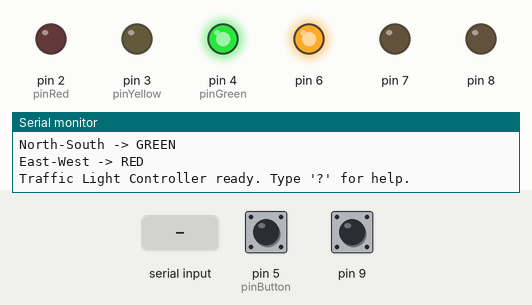
The sketch below on a simulated Arduino Uno, built with avr-gcc and run on an emulated ATmega328P. On the bench: output pins drawn as LEDs (lit = HIGH), the last lines printed to the serial monitor. Inputs (shaded band) come from the test bench; at power-on: pin 5 (pinButton) HIGH, pin 9 HIGH.

Above: at 1.2 s.
1.3 s: "4" received over Serial
At 2.4 s:
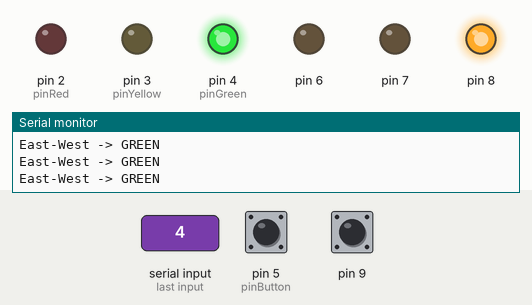
4.3 s: "3" received over Serial
At 5.4 s:
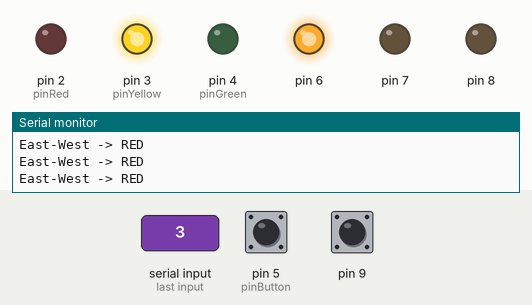
7.3 s: "4" received over Serial
At 7.8 s:
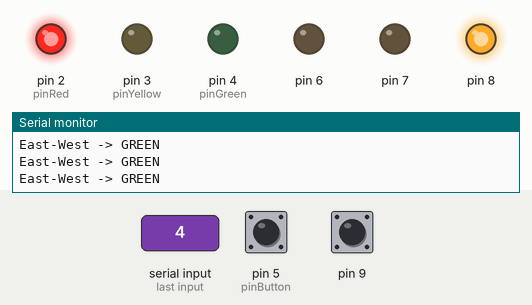
8.8 s: "r" received over Serial
11.8 s: "1" received over Serial
14.8 s: "2" received over Serial
At 15.6 s:
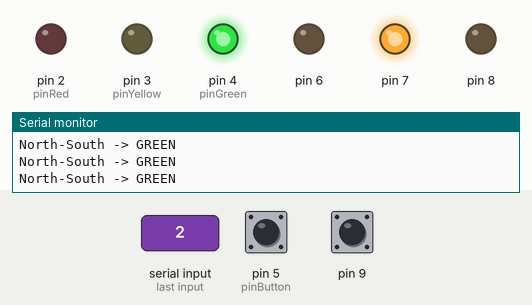
Timing chart, 0 to 17.8 s (numbered marks = the images above; inputs shaded):
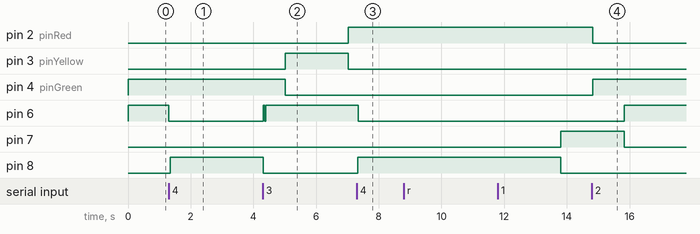

Measured:
- after the input at 1.3 s, pin 6: HIGH → LOW at once; pin 8: LOW → HIGH at once
- after the input at 4.3 s, pin 6: LOW → HIGH at once, → LOW 0.04 s later, → HIGH 0.04 s later; pin 8: HIGH → LOW at once
- after the input at 7.3 s, pin 6: HIGH → LOW at once; pin 8: LOW → HIGH at once
- after the input at 14.8 s, pin 2 (pinRed): HIGH → LOW at once; pin 4 (pinGreen): LOW → HIGH at once

The sketch:

traffic_light.ino
```cpp
#include <stdlib.h>
#include <string.h>

#define STATE_RED             0
#define STATE_YELLOW          1
#define STATE_GREEN           2
#define BASE_GREEN_MS         5000UL
#define EXTENDED_GREEN_MS     9000UL
#define YELLOW_MS             2000UL
#define NUM_INTERSECTIONS     2
#define MAX_LOG_ENTRIES       20

// Pin assignments:
// Intersection 0 (North-South): Red=2, Yellow=3, Green=4, Button=5
// Intersection 1 (East-West)  : Red=6, Yellow=7, Green=8, Button=9
// LEDs  : anode -> 220ohm resistor -> pin; cathode -> GND rail
// Buttons: one leg -> pin (INPUT_PULLUP); other leg -> GND rail
// Power : Arduino 5V -> breadboard + rail; Arduino GND -> breadboard - rail

typedef struct {
    char          name[16];
    uint8_t       pinRed, pinYellow, pinGreen, pinButton;
    uint8_t       state;
    uint8_t       prevBtn;
    unsigned long lastChange;
    unsigned long greenTime;
    int           vehicleCount;
    bool          trafficWaiting;
    bool          manualOverride;
    uint8_t       overrideState;
} Intersection;

typedef struct {
    unsigned long timestamp;
    char          intersectionName[16];
    uint8_t       newState;
    int           vehicleCount;
} LogEntry;

// Declare every function manually so Arduino's auto-generator
// has nothing to produce — avoids the struct-scope bug in Tinkercad.
void setLightState(Intersection *inter, uint8_t newState);
void addLogEntry(Intersection *inter);
void checkButtonPress(Intersection *inter);
void updateSingleIntersection(Intersection *inter, int otherIdx);
void updateIntersections();
void clearLog();
void printLog();
void printStatus();
void handleSerial();
void initSystem();

// Static arrays — no malloc needed for a fixed 2-intersection system
static Intersection  inters[NUM_INTERSECTIONS];
static Intersection *intersections[NUM_INTERSECTIONS];
static LogEntry      logBuffer[MAX_LOG_ENTRIES];
static int           logCount = 0;
static bool          monitoringActive = true;

// ----------------------------------------------------------------

const char *stateName(uint8_t s) {
    if (s == STATE_RED)    return "RED";
    if (s == STATE_YELLOW) return "YELLOW";
    if (s == STATE_GREEN)  return "GREEN";
    return "UNKNOWN";
}

void setLightState(Intersection *inter, uint8_t newState) {
    if (newState > STATE_GREEN) newState = STATE_RED;
    digitalWrite(inter->pinRed,    LOW);
    digitalWrite(inter->pinYellow, LOW);
    digitalWrite(inter->pinGreen,  LOW);
    inter->state      = newState;
    inter->lastChange = millis();
    if (newState == STATE_RED)    digitalWrite(inter->pinRed,    HIGH);
    if (newState == STATE_YELLOW) digitalWrite(inter->pinYellow, HIGH);
    if (newState == STATE_GREEN)  digitalWrite(inter->pinGreen,  HIGH);
    Serial.print(inter->name); Serial.print(F(" -> ")); Serial.println(stateName(newState));
}

void addLogEntry(Intersection *inter) {
    if (logCount >= MAX_LOG_ENTRIES) {
        memmove(&logBuffer[0], &logBuffer[1], (MAX_LOG_ENTRIES - 1) * sizeof(LogEntry));
        logCount = MAX_LOG_ENTRIES - 1;
    }
    logBuffer[logCount].timestamp    = millis();
    strncpy(logBuffer[logCount].intersectionName, inter->name, 15);
    logBuffer[logCount].newState     = inter->state;
    logBuffer[logCount].vehicleCount = inter->vehicleCount;
    logCount++;
}

void checkButtonPress(Intersection *inter) {
    uint8_t btn = digitalRead(inter->pinButton);
    if (btn == LOW && inter->prevBtn == HIGH) {
        inter->vehicleCount++;
        inter->trafficWaiting = true;
        if (inter->state == STATE_GREEN)
            inter->greenTime = EXTENDED_GREEN_MS;
        Serial.print(F("[BTN] Vehicle at "));
        Serial.print(inter->name);
        Serial.print(F("  total: "));
        Serial.println(inter->vehicleCount);
    }
    inter->prevBtn = btn;
}

void updateSingleIntersection(Intersection *inter, int otherIdx) {
    unsigned long elapsed = millis() - inter->lastChange;
    if (inter->manualOverride) { setLightState(inter, inter->overrideState); return; }

    if (inter->state == STATE_GREEN && elapsed >= inter->greenTime) {
        setLightState(inter, STATE_YELLOW);
        inter->greenTime = BASE_GREEN_MS;
        addLogEntry(inter);
    } else if (inter->state == STATE_YELLOW && elapsed >= YELLOW_MS) {
        setLightState(inter, STATE_RED);
        inter->trafficWaiting = false;
        addLogEntry(inter);
        Intersection *other = intersections[otherIdx];
        if (other->state == STATE_RED && !other->manualOverride) {
            other->greenTime = other->trafficWaiting ? EXTENDED_GREEN_MS : BASE_GREEN_MS;
            setLightState(other, STATE_GREEN);
            addLogEntry(other);
        }
    }
}

void updateIntersections() {
    for (int i = 0; i < NUM_INTERSECTIONS; i++) {
        checkButtonPress(intersections[i]);
        updateSingleIntersection(intersections[i], 1 - i);
    }
}

void clearLog() { logCount = 0; Serial.println(F("Log cleared.")); }

void printLog() {
    if (logCount == 0) { Serial.println(F("Log empty.")); return; }
    Serial.println(F("\n--- EVENT LOG ---"));
    for (int i = 0; i < logCount; i++) {
        Serial.print(logBuffer[i].timestamp);        Serial.print(F("ms  "));
        Serial.print(logBuffer[i].intersectionName); Serial.print(F(" -> "));
        Serial.print(stateName(logBuffer[i].newState)); Serial.print(F("  v:"));
        Serial.println(logBuffer[i].vehicleCount);
    }
    Serial.println(F("-----------------"));
}

void printStatus() {
    Serial.println(F("\n--- STATUS ---"));
    for (int i = 0; i < NUM_INTERSECTIONS; i++) {
        Intersection *inter = intersections[i];
        Serial.print(F("[ ")); Serial.print(inter->name); Serial.println(F(" ]"));
        Serial.print(F("  State   : ")); Serial.println(stateName(inter->state));
        Serial.print(F("  Vehicles: ")); Serial.println(inter->vehicleCount);
        Serial.print(F("  Waiting : ")); Serial.println(inter->trafficWaiting ? F("Yes") : F("No"));
        Serial.print(F("  Override: ")); Serial.println(inter->manualOverride ? F("ON") : F("off"));
    }
    Serial.print(F("Log entries: ")); Serial.println(logCount);
    Serial.println(F("--------------"));
}

void handleSerial() {
    char cmd = (char)Serial.read();
    switch (cmd) {
        case '?': case 'h':
            Serial.println(F("s=status l=log c=clear 1=NS-RED 2=NS-GRN 3=EW-RED 4=EW-GRN r=release p=pause"));
            break;
        case 's': printStatus(); break;
        case 'l': printLog();    break;
        case 'c': clearLog();    break;
        case '1': intersections[0]->manualOverride=true;  intersections[0]->overrideState=STATE_RED;   Serial.println(F("[OVR] NS->RED")); break;
        case '2': intersections[0]->manualOverride=true;  intersections[0]->overrideState=STATE_GREEN; Serial.println(F("[OVR] NS->GRN")); break;
        case '3': intersections[1]->manualOverride=true;  intersections[1]->overrideState=STATE_RED;   Serial.println(F("[OVR] EW->RED")); break;
        case '4': intersections[1]->manualOverride=true;  intersections[1]->overrideState=STATE_GREEN; Serial.println(F("[OVR] EW->GRN")); break;
        case 'r':
            for (int i = 0; i < NUM_INTERSECTIONS; i++) intersections[i]->manualOverride = false;
            Serial.println(F("Overrides released")); break;
        case 'p':
            monitoringActive = !monitoringActive;
            Serial.println(monitoringActive ? F("Resumed") : F("Paused")); break;
        default: break;
    }
}

void initSystem() {
    intersections[0] = &inters[0];
    strncpy(inters[0].name, "North-South", 15);
    inters[0].pinRed=2; inters[0].pinYellow=3; inters[0].pinGreen=4; inters[0].pinButton=5;
    inters[0].state=STATE_GREEN; inters[0].prevBtn=HIGH;
    inters[0].lastChange=0; inters[0].greenTime=BASE_GREEN_MS;
    inters[0].vehicleCount=0; inters[0].trafficWaiting=false;
    inters[0].manualOverride=false; inters[0].overrideState=STATE_RED;

    intersections[1] = &inters[1];
    strncpy(inters[1].name, "East-West", 15);
    inters[1].pinRed=6; inters[1].pinYellow=7; inters[1].pinGreen=8; inters[1].pinButton=9;
    inters[1].state=STATE_RED; inters[1].prevBtn=HIGH;
    inters[1].lastChange=0; inters[1].greenTime=BASE_GREEN_MS;
    inters[1].vehicleCount=0; inters[1].trafficWaiting=false;
    inters[1].manualOverride=false; inters[1].overrideState=STATE_RED;
}

void setup() {
    Serial.begin(9600);
    initSystem();
    for (int i = 0; i < NUM_INTERSECTIONS; i++) {
        Intersection *in = intersections[i];
        pinMode(in->pinRed,    OUTPUT);
        pinMode(in->pinYellow, OUTPUT);
        pinMode(in->pinGreen,  OUTPUT);
        pinMode(in->pinButton, INPUT_PULLUP);
        setLightState(in, in->state);
    }
    Serial.println(F("Traffic Light Controller ready. Type '?' for help."));
}

void loop() {
    if (monitoringActive) updateIntersections();
    if (Serial.available() > 0) handleSerial();
}
```
